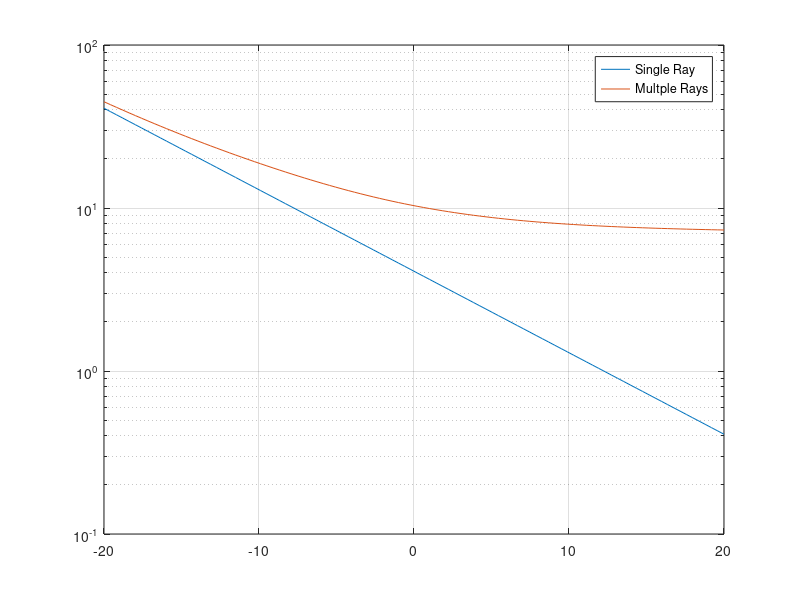

Write MATLAB code to recreate this figure.
%-------------------------------------
% Script control parameter
%-------------------------------------
clear;clc;
rng(2); %random seed
% load probe_BF
%-------------------------------------
% System Parameters
%-------------------------------------
ray_num = 2; % Num of rays in a cluster
Nr = 32; % Number of antenna in Rx
M = 2; % Length of training
MCtimes = 50; % Num of Monte Carlo Sim.
AOAspread2 = (10/180*pi)^2;
AOAspread = sqrt(AOAspread2);

% For loop for Monte Carlo Simulations
for MCindex = 1:MCtimes
    
    % Receiver beamformer: 1) quasi-omni beam from random steering mtx; 2)
    % directional beam from angle steering vector
    probe_BF = (randi(2,Nr,M)*2-3) + 1j * (randi(2,Nr,M)*2-3);
    W = probe_BF./norm(probe_BF,'fro');
%     W = probe_BF(:,1:4)./norm(probe_BF(:,1:4),'fro');
    
    % Evaluate CRLB when the second ray is phi apart
    dphi_num = 100;
    dphi_range = linspace(2,15,dphi_num);
    
    % Evaluate CRLB when the second ray is phi apart
    SNR_num = 100;
    SNR_range = linspace(-20,20,SNR_num);
    
    % For loop for SNR
    for ss = 1:SNR_num
        
        % SNR
        sigman2 = 10^(-SNR_range(ss)/10);
        
        % AoA of rays with disired seperation
        phi = zeros(ray_num,1);
        phi0 = 30/180*pi;
        phi(1) = phi0 + AOAspread;
%         randompm = randi(2,ray_num-1,1)*2-3;
        phi(2) = phi0 - AOAspread;
        
        % Pre-compute some vectors/matrices in FIM
        for rayindex = 1:ray_num
            
            % Complex gain
%             g_cmplx(rayindex) = (randn + 1j*randn)/sqrt(ray_num);
            g_cmplx = exp(1j*rand*2*pi);

            % Spatial response and its derivative over phi
            arx(:,rayindex) = exp(1j * pi * (0:Nr-1)' * sin(phi(rayindex)));
            Darx(:,rayindex) = 1j * pi * (0:Nr-1)' * cos(phi(rayindex));
        end
        
        % Evaluation of FIM with multiple rays
        
        % Pre-compute some equations, vecx, vecalpha, vecbeta
        % vecx is derivative of phi_0 in f(r,eta)
        vecx = zeros(M,1);
        for rr=1:ray_num
            vecx = vecx + g_cmplx*W'*(Darx(:,rr).*arx(:,rr));
        end
        
        % vecalpha is derivative of alpha in f(r,eta)
        vecalpha = zeros(M,1);
        for rr=1:ray_num
            vecalpha = vecalpha + W'*arx(:,rr);
        end
        
        % vecbeta is derivative of beta in f(r,eta)
        vecbeta = 1j * vecalpha;
        
        % Evaluation of J_{0,0} part, a 3 by 3 matrix
        % Partial of phi_0 and phi_0              
        J_00(1,1) = real(vecx' * vecx);

        % Partial of phi_0 and alpha
        J_00(1,2) = real(vecx' * vecalpha);

        % Partial of phi_r1 and beta_r2
        J_00(1,3) = real(vecx'*vecbeta);

        % Partial of alpha and phi_0
        J_00(2,1) = real(vecalpha'*vecx);

        % Partial of alpha and alpha
        J_00(2,2) = real(vecalpha'*vecalpha);

        % Partial of alpha and beta
        J_00(2,3) = real(vecalpha'*vecbeta);

        % Partial of beta and phi_0
        J_00(3,1) = real(vecbeta'* vecx);

        % Partial of beta and alpha
        J_00(3,2) = real(vecbeta'*vecalpha);

        % Partial of beta_r1 and beta_r2
        J_00(3,3) = real(vecbeta'*vecbeta);
        
        % Evaluate J_{0,Deltaphi} matrix
        for rr=1:ray_num
            
            % partial phi_0 and phi_r
            vec1 = vecx;
            vec2 = g_cmplx*W'*diag(Darx(:,rr))*arx(:,rr);
            J_0d(1,rr) = real(vec1'*vec2);
            
            % partial alpha and phi_r
            vec1 = vecalpha;
            vec2 = g_cmplx*W'*diag(Darx(:,rr))*arx(:,rr);
            J_0d(2,rr) = real(vec1'*vec2);
            
            % partial beta and phi_r
            vec1 = vecbeta;
            vec2 = g_cmplx*W'*diag(Darx(:,rr))*arx(:,rr);
            J_0d(3,rr) = real(vec1'*vec2);
            
        end
        % J(Deltaph,0) is transpose matrix of J_{0,Deltaphi}
        J_d0 = J_0d.';
        
        % Evaluate J{Deltaphi,Deltaphi} matrix
        for r1 = 1:ray_num
            for r2 = 1:ray_num
                vec1 = g_cmplx*W'*diag(Darx(:,r1))*arx(:,r1);
                vec2 = g_cmplx*W'*diag(Darx(:,r2))*arx(:,r2);
                J_dd(r1,r2) = real(vec1'*vec2);
            end
        end

        % Evaluate J matrix for apriori distribution of dphi
        J_p = [zeros(3,3), zeros(ray_num,3).';zeros(ray_num,3),diag(ones(ray_num,1)*1/AOAspread2)];
        
        % Evaluate FIM
        J = 1/sigman2*[J_00, J_0d; J_d0, J_dd] + J_p;
        
        % RMSE evaluation from CRLB perspective
        % CRLB of first ray when there are multiple rays
        temp = inv(J);
        CRLB_multiple(ss,MCindex) = sqrt(temp(1,1))*(1/pi*180);
        
        % Evaluation of FIM with single rays
        temp = inv(J(1:3,1:3));
        % RMSE evaluation from CRLB perspective
        CRLB_single(ss,MCindex) = sqrt(temp(1,1))*(1/pi*180);
%         CRLB_single(pp,MCindex) = sqrt(1/(J(1,1) - J(1,2:3)*inv(J(2:3,2:3))*J(2:3,1)))*(1/pi*180);


    end
end
%% Plot CRLB of angle est./tracking
figure
semilogy(SNR_range,mean(CRLB_single,2));hold on
semilogy(SNR_range,mean(CRLB_multiple,2));hold on
grid on
legend('Single Ray','Multple Rays')

